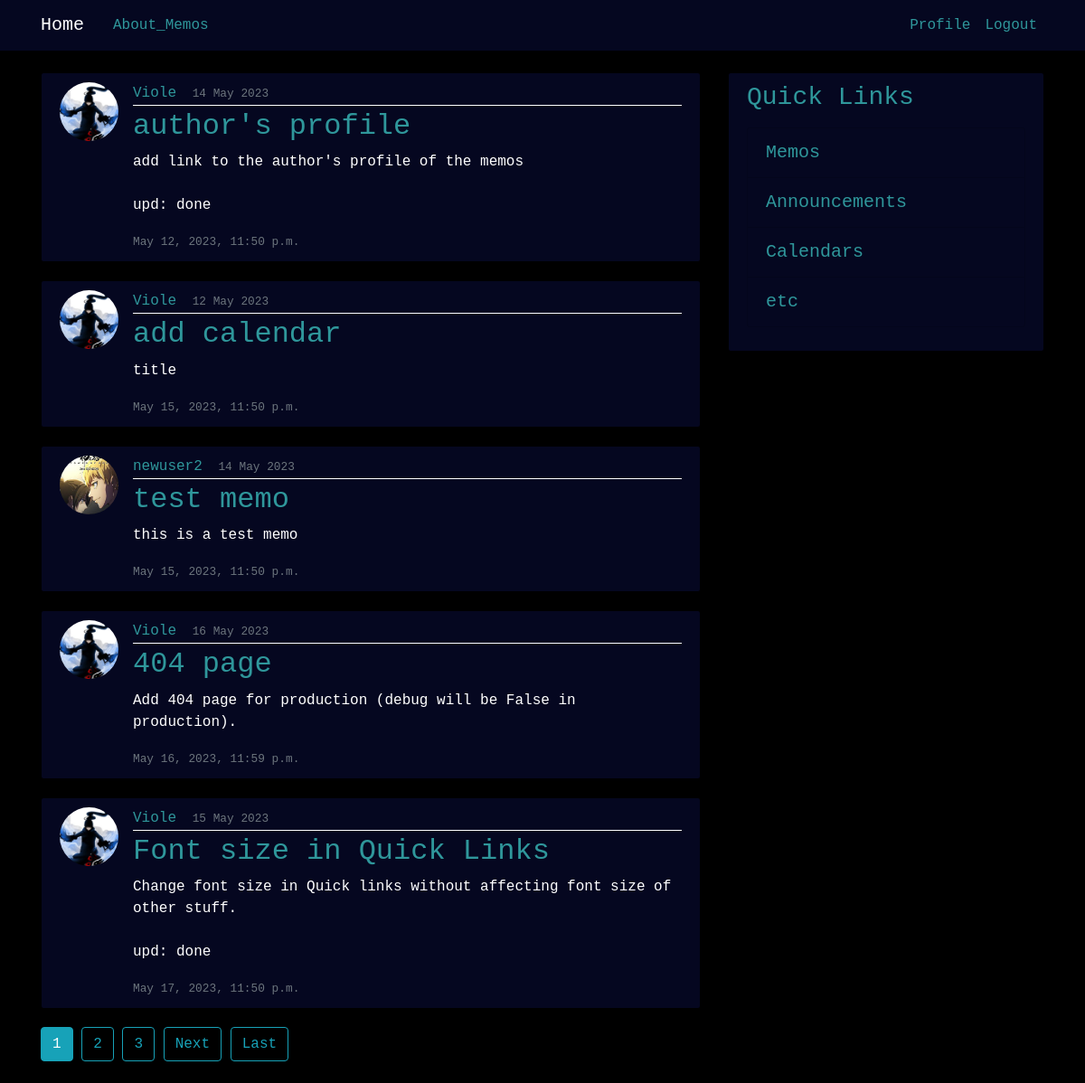
/memo/ (signed in), run on the app's committed database.
### memo/models.py (models this page shows, shortened)
class Post(models.Model):
    title = models.CharField(max_length=100)
    content = models.TextField()
    date_posted = models.DateTimeField(default=timezone.now)
    date_due = models.DateTimeField()
    author = models.ForeignKey(User, on_delete=models.CASCADE)

### users/models.py (models this page shows, shortened)
class Profile(models.Model):
    user = models.OneToOneField(User, on_delete=models.CASCADE)
    image = models.ImageField(default='default.jpg', upload_to='profile_pics')
    bio = models.TextField(blank=True, null=True)

### memo/views.py (the view)
# urls.py: path('', PostListView.as_view(), name='memo_home'),
class PostListView(ListView):
    model = Post
    template_name = 'memo/home.html' # <app>/<model>_<viewtype>.html
    context_object_name = 'posts'
    ordering = ['date_due']
    paginate_by = 5

### memo/templates/memo/home.html (shortened to what this page needs)
{% extends "memo/base.html" %}
{% block content %}
    {% for post in posts %}
        <article class="media content-section">
            <img class="rounded-circle article-img" src="{{ post.author.profile.image.url }}">
            <div class="media-body">
            <div class="article-metadata">
                <a class="mr-2" href="{% url 'profile' post.author.profile.pk %}">{{ post.author }}</a>
                <small class="text-muted">{{ post.date_posted|date:"d F Y" }}</small>
            </div>
            <h2><a class="article-title" href="{% url 'post-detail' post.id %}">{{ post.title }}</a></h2>
            <p class="article-content">{{ post.content }}</p>
            <small class="text-muted">{{ post.date_due }}</small>
            </div>
        </article>
    {% endfor %}
    {% if is_paginated %}
        {% for num in page_obj.paginator.page_range %}
            {% if page_obj.number == num %}
                <a class="btn btn-info mb-4" href="?page={{ num }}">{{ num }}</a>
            {% elif num > page_obj.number|add:'-3' and num < page_obj.number|add:'3' %}
            <a class="btn btn-outline-info mb-4" href="?page={{ num }}">{{ num }}</a>
            {% endif %}
        {% endfor %}
        {% if page_obj.has_next %}
            <a class="btn btn-outline-info mb-4" href="?page={{ page_obj.next_page_number }}">Next</a>
            <a class="btn btn-outline-info mb-4" href="?page={{ page_obj.paginator.num_pages }}">Last</a>
        {% endif %}
    {% endif %}
{% endblock content %}

### static/homepage/main.css (style rules this page uses)
body { background: #000000; color: #ffffff; margin-top: 5rem; font-family: 'Courier New', Courier, monospace; }
h1, h2, h3, h4, h5, h6 { color: #2f979b; }
a { color: #2f979b; }
.content-section { background: #050720; padding: 10px 20px; border: 1px solid #000000; border-radius: 3px; margin-bottom: 20px; }
.article-title { color: #2f979b; }
.article-content { white-space: pre-line; }
.article-img { height: 65px; width: 65px; margin-right: 16px; object-fit: cover; }
.article-metadata { padding-bottom: 1px; margin-bottom: 4px; border-bottom: 1px solid #ffffff }

### data on the page
Post: author.profile.image (picture), author "Viole", date_posted "14 May 2023", title "author's profile", content "add link to the author's profile of the memos upd: done", date_due "May 12, 2023, 11:50 p.m."
Post: author.profile.image (picture), author "Viole", date_posted "12 May 2023", title "add calendar", content "title", date_due "May 15, 2023, 11:50 p.m."
Post: author.profile.image (placeholder picture), author "newuser2", date_posted "14 May 2023", title "test memo", content "this is a test memo", date_due "May 15, 2023, 11:50 p.m."
Post: author.profile.image (picture), author "Viole", date_posted "16 May 2023", title "404 page", content "Add 404 page for production (debug will be False in production).", date_due "May 16, 2023, 11:59 p.m."
Post: author.profile.image (picture), author "Viole", date_posted "15 May 2023", title "Font size in Quick Links", content "Change font size in Quick links without affecting font size of other stuff. upd: done", date_due "May 17, 2023, 11:50 p.m."

### other printed values
{{ num }} "1"
{{ num }} "2" "3"
